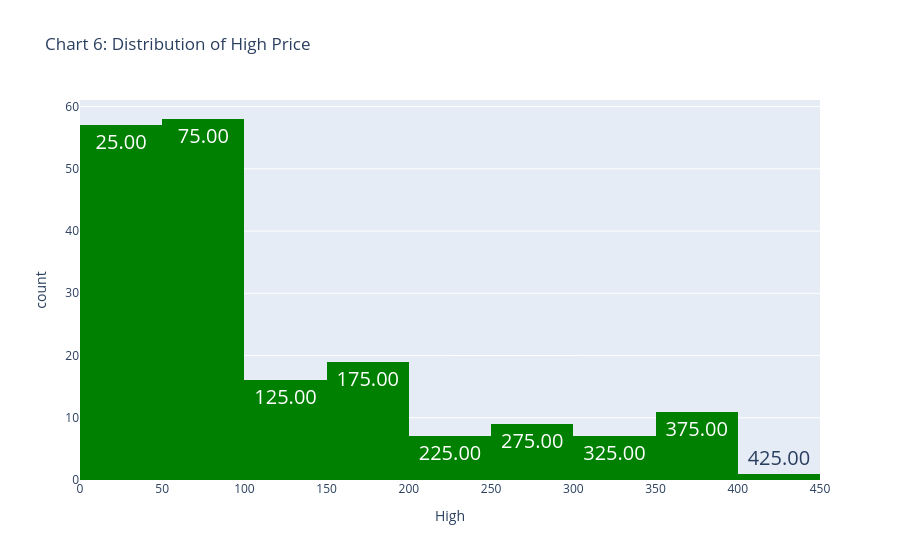

Notebook source saved alongside this figure:
### Markdown cell above
#### Chart - 6 - Distribution of High Price

### Code cell
# Chart - 6 visualization code
fig6 = px.histogram(df, x='High', title='Distribution of High Price', color_discrete_sequence=['green'])
fig6.update_traces(texttemplate='%{x:.2f}',textfont_size=20,textposition='auto')
fig6.show()

### Figure 1 — Plotly figure (JSON) as saved in the notebook; plotly's stock layout.template omitted (floating-point values rounded to 4 significant figures; data arrays with more than 128 entries replaced by an {"elided": "..."} marker saying what was removed)
{"data": [{"alignmentgroup": "True", "bingroup": "x", "hovertemplate": "High=%{x}<br>count=%{y}<extra></extra>", "legendgroup": "", "marker": {"color": "green", "pattern": {"shape": ""}}, "name": "", "offsetgroup": "", "orientation": "v", "showlegend": false, "textfont": {"size": 20}, "textposition": "auto", "texttemplate": "%{x:.2f}", "type": "histogram", "x": {"elided": "185 float values"}, "xaxis": "x", "yaxis": "y"}], "layout": {"barmode": "relative", "legend": {"tracegroupgap": 0}, "title": {"text": "Chart 6: Distribution of High Price"}, "xaxis": {"anchor": "y", "domain": [0, 1], "title": {"text": "High"}}, "yaxis": {"anchor": "x", "domain": [0, 1], "title": {"text": "count"}}}}
